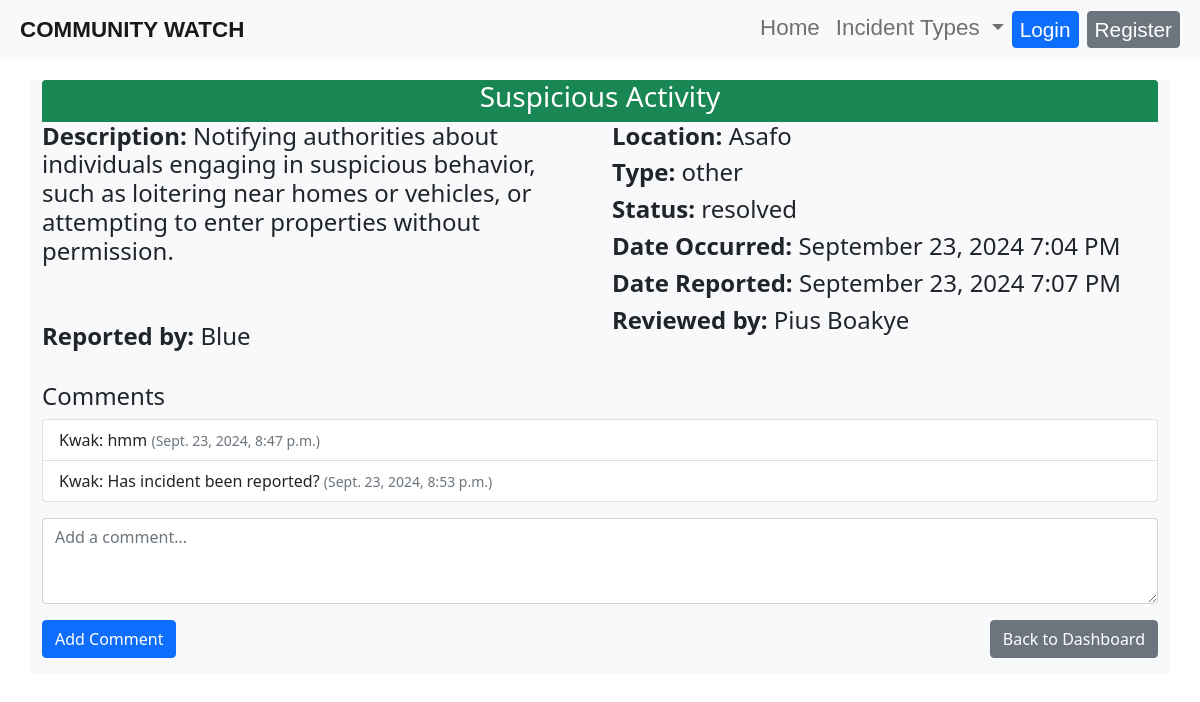
The page /incident/23/ on the database its author committed.
### reports/models.py (models this page shows, shortened)
class Incident(models.Model):
    STATUS_CHOICES = [
        ('pending', 'Pending'),
        ('approved', 'Approved'),
        ('rejected', 'Rejected'),
        ('escalated', 'Escalated'),
        ('resolved', 'Resolved'),
    ]
    INCIDENT_TYPE_CHOICES = [
        ('theft', 'Theft'),
        ('vandalism', 'Vandalism'),
        ('fire', 'Fire'),
        ('accident', 'Accident'),
        ('emergency', 'Emergency'),
        ('medical', 'Medical'),
        ('police', 'Police'),
        ('other', 'Other'),
]
    title = models.CharField(max_length=200)
    description = models.TextField()
    location = models.CharField(max_length=200)
    incident_type = models.CharField(max_length=100, choices=INCIDENT_TYPE_CHOICES, default='other')
    date_occurred = models.DateTimeField(default=timezone.now)  # This allows users to set the date and time
    date_reported = models.DateTimeField(auto_now_add=True)
    reported_by = models.ForeignKey(User, on_delete=models.CASCADE)
    status = models.CharField(max_length=20, choices=STATUS_CHOICES, default='pending')
    reviewed_by = models.ForeignKey(User, on_delete=models.SET_NULL, null=True, blank=True, related_name='reviewed_incidents')

class Comment(models.Model):
    incident = models.ForeignKey(Incident, on_delete=models.CASCADE, related_name='comments')
    user = models.ForeignKey(User, on_delete=models.CASCADE)
    content = models.TextField()
    created_at = models.DateTimeField(auto_now_add=True)

### reports/views.py (the view)
# urls.py: path('incident/<int:incident_id>/', incident_detail, name='incident_detail'),  # Incident detail page
def incident_detail(request, incident_id):
    incident = get_object_or_404(Incident, id=incident_id)
    comments = incident.comments.all()  # Fetch comments for the incident
    if request.method == 'POST':
        comment_content = request.POST.get('content')
        Comment.objects.create(incident=incident, user=request.user, content=comment_content)
        return redirect('incident_detail', incident_id=incident.id)
    return render(request, 'reports/incident_detail.html', {'incident': incident, 'comments': comments})

### reports/templates/reports/incident_detail.html (shortened to what this page needs)
{% extends 'base.html' %}
{% block content %}
<div class="container my-4 bg-light rounded">
    <div class="bg-success text-white text-center rounded-top">
        <h3 style="margin: 0; margin-top: 80px; padding-bottom: 8px;">{{ incident.title }}</h3>
    </div>
    <div class="row mb-3">
        <div class="col-md-6">
            <h4><strong>Description:</strong> {{ incident.description }}</h4>
            <br><br>
            <h4><strong>Reported by:</strong> {{ incident.reported_by.username }}</h4>
        </div>
        <div class="col-md-6">
            <h4><strong>Location:</strong> {{ incident.location }}</h4>
            <h4><strong>Type:</strong> {{ incident.incident_type }}</h4>
            <h4><strong>Status:</strong> {{ incident.status }}</h4>
            <h4><strong>Date Occurred:</strong> {{ incident.date_occurred|date:"F d, Y g:i A" }}</h4>
            <h4><strong>Date Reported:</strong> {{ incident.date_reported|date:"F d, Y g:i A" }}</h4>
            <h4><strong>Reviewed by:</strong> {{ incident.reviewed_by.get_full_name }} </h4>
        </div>
    </div>
    <h4 class="mt-4">Comments</h4>
    <ul class="list-group mb-3">
        {% for comment in comments %}
            <li class="list-group-item">{{ comment.user.username }}: {{ comment.content }} <small class="text-muted">({{ comment.created_at }})</small></li>
        {% endfor %}
    </ul>
    <form method="POST" class="mb-3">
        <div class="mb-3">
            <textarea name="content" class="form-control" rows="3" required placeholder="Add a comment..."></textarea>
        </div>
        <div class="d-flex justify-content-between">
            <button type="submit" class="btn btn-primary">Add Comment</button>
            <a href="{% url 'dashboard' %}" class="btn btn-secondary">Back to Dashboard</a>
        </div>
    </form>
</div>
{% endblock %}

### static/css/style.css (style rules this page uses)
body { margin: auto; }

### rows shown on the page
Incident: title "Suspicious Activity", description "Notifying authorities about individuals engaging in suspicious behavior, such as loitering near homes or vehicles, or attempting to enter properties without permission.", reported_by.username "Blue", location "Asafo", incident_type "other", status "resolved", date_occurred "September 23, 2024 7:04 PM", date_reported "September 23, 2024 7:07 PM", reviewed_by.get_full_name "Pius Boakye"
Comment: user.username "Kwak", content "hmm", created_at "Sept. 23, 2024, 8:47 p.m."
Comment: user.username "Kwak", content "Has incident been reported?", created_at "Sept. 23, 2024, 8:53 p.m."
